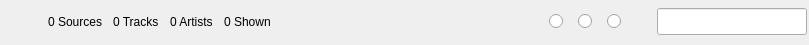
<?xml version="1.0" encoding="UTF-8"?>
<ui version="4.0">
 <class>TopBar</class>
 <widget class="QWidget" name="TopBar">
  <property name="geometry">
   <rect>
    <x>0</x>
    <y>0</y>
    <width>809</width>
    <height>45</height>
   </rect>
  </property>
  <property name="sizePolicy">
   <sizepolicy hsizetype="Expanding" vsizetype="Fixed">
    <horstretch>0</horstretch>
    <verstretch>0</verstretch>
   </sizepolicy>
  </property>
  <property name="minimumSize">
   <size>
    <width>0</width>
    <height>27</height>
   </size>
  </property>
  <property name="windowTitle">
   <string>Form</string>
  </property>
  <layout class="QHBoxLayout" name="horizontalLayout">
   <property name="leftMargin">
    <number>6</number>
   </property>
   <property name="topMargin">
    <number>2</number>
   </property>
   <property name="rightMargin">
    <number>2</number>
   </property>
   <property name="bottomMargin">
    <number>4</number>
   </property>
   <item>
    <widget class="QWidget" name="widgetMen" native="true">
     <property name="sizePolicy">
      <sizepolicy hsizetype="Fixed" vsizetype="Expanding">
       <horstretch>0</horstretch>
       <verstretch>0</verstretch>
      </sizepolicy>
     </property>
     <property name="minimumSize">
      <size>
       <width>36</width>
       <height>22</height>
      </size>
     </property>
     <property name="styleSheet">
      <string notr="true">margin-top:3px;</string>
     </property>
    </widget>
   </item>
   <item>
    <widget class="QLabel" name="statsLabelNumSources">
     <property name="styleSheet">
      <string notr="true"/>
     </property>
     <property name="text">
      <string>0 Sources</string>
     </property>
    </widget>
   </item>
   <item>
    <spacer name="horizontalSpacer_3">
     <property name="orientation">
      <enum>Qt::Horizontal</enum>
     </property>
     <property name="sizeType">
      <enum>QSizePolicy::Fixed</enum>
     </property>
     <property name="sizeHint" stdset="0">
      <size>
       <width>5</width>
       <height>20</height>
      </size>
     </property>
    </spacer>
   </item>
   <item>
    <widget class="AnimatedCounterLabel" name="statsLabelNumTracks">
     <property name="text">
      <string>0 Tracks</string>
     </property>
    </widget>
   </item>
   <item>
    <spacer name="horizontalSpacer_4">
     <property name="orientation">
      <enum>Qt::Horizontal</enum>
     </property>
     <property name="sizeType">
      <enum>QSizePolicy::Fixed</enum>
     </property>
     <property name="sizeHint" stdset="0">
      <size>
       <width>5</width>
       <height>20</height>
      </size>
     </property>
    </spacer>
   </item>
   <item>
    <widget class="AnimatedCounterLabel" name="statsLabelNumArtists">
     <property name="text">
      <string>0 Artists</string>
     </property>
    </widget>
   </item>
   <item>
    <spacer name="horizontalSpacer_5">
     <property name="orientation">
      <enum>Qt::Horizontal</enum>
     </property>
     <property name="sizeType">
      <enum>QSizePolicy::Fixed</enum>
     </property>
     <property name="sizeHint" stdset="0">
      <size>
       <width>5</width>
       <height>20</height>
      </size>
     </property>
    </spacer>
   </item>
   <item>
    <widget class="QLabel" name="statsLabelNumShown">
     <property name="text">
      <string>0 Shown</string>
     </property>
    </widget>
   </item>
   <item>
    <spacer name="horizontalSpacer">
     <property name="orientation">
      <enum>Qt::Horizontal</enum>
     </property>
     <property name="sizeType">
      <enum>QSizePolicy::MinimumExpanding</enum>
     </property>
     <property name="sizeHint" stdset="0">
      <size>
       <width>149</width>
       <height>20</height>
      </size>
     </property>
    </spacer>
   </item>
   <item>
    <widget class="QWidget" name="widgetRadio" native="true">
     <property name="sizePolicy">
      <sizepolicy hsizetype="Fixed" vsizetype="Fixed">
       <horstretch>0</horstretch>
       <verstretch>0</verstretch>
      </sizepolicy>
     </property>
     <property name="minimumSize">
      <size>
       <width>87</width>
       <height>30</height>
      </size>
     </property>
     <property name="maximumSize">
      <size>
       <width>87</width>
       <height>30</height>
      </size>
     </property>
     <widget class="QRadioButton" name="radioNormal">
      <property name="geometry">
       <rect>
        <x>0</x>
        <y>0</y>
        <width>29</width>
        <height>30</height>
       </rect>
      </property>
      <property name="sizePolicy">
       <sizepolicy hsizetype="Fixed" vsizetype="Fixed">
        <horstretch>0</horstretch>
        <verstretch>0</verstretch>
       </sizepolicy>
      </property>
      <property name="minimumSize">
       <size>
        <width>29</width>
        <height>30</height>
       </size>
      </property>
      <property name="maximumSize">
       <size>
        <width>29</width>
        <height>30</height>
       </size>
      </property>
      <property name="text">
       <string/>
      </property>
     </widget>
     <widget class="QRadioButton" name="radioCloud">
      <property name="geometry">
       <rect>
        <x>58</x>
        <y>0</y>
        <width>29</width>
        <height>30</height>
       </rect>
      </property>
      <property name="sizePolicy">
       <sizepolicy hsizetype="Fixed" vsizetype="Fixed">
        <horstretch>0</horstretch>
        <verstretch>0</verstretch>
       </sizepolicy>
      </property>
      <property name="minimumSize">
       <size>
        <width>29</width>
        <height>30</height>
       </size>
      </property>
      <property name="maximumSize">
       <size>
        <width>29</width>
        <height>30</height>
       </size>
      </property>
      <property name="text">
       <string/>
      </property>
     </widget>
     <widget class="QRadioButton" name="radioDetailed">
      <property name="geometry">
       <rect>
        <x>29</x>
        <y>0</y>
        <width>29</width>
        <height>30</height>
       </rect>
      </property>
      <property name="sizePolicy">
       <sizepolicy hsizetype="Fixed" vsizetype="Fixed">
        <horstretch>0</horstretch>
        <verstretch>0</verstretch>
       </sizepolicy>
      </property>
      <property name="minimumSize">
       <size>
        <width>29</width>
        <height>30</height>
       </size>
      </property>
      <property name="maximumSize">
       <size>
        <width>29</width>
        <height>30</height>
       </size>
      </property>
      <property name="text">
       <string/>
      </property>
     </widget>
    </widget>
   </item>
   <item>
    <spacer name="horizontalSpacer_2">
     <property name="orientation">
      <enum>Qt::Horizontal</enum>
     </property>
     <property name="sizeType">
      <enum>QSizePolicy::Fixed</enum>
     </property>
     <property name="sizeHint" stdset="0">
      <size>
       <width>15</width>
       <height>20</height>
      </size>
     </property>
    </spacer>
   </item>
   <item>
    <widget class="SearchLineEdit" name="filterEdit">
     <property name="sizePolicy">
      <sizepolicy hsizetype="Fixed" vsizetype="Fixed">
       <horstretch>0</horstretch>
       <verstretch>0</verstretch>
      </sizepolicy>
     </property>
     <property name="minimumSize">
      <size>
       <width>150</width>
       <height>27</height>
      </size>
     </property>
     <property name="maximumSize">
      <size>
       <width>150</width>
       <height>27</height>
      </size>
     </property>
    </widget>
   </item>
  </layout>
 </widget>
 <customwidgets>
  <customwidget>
   <class>AnimatedCounterLabel</class>
   <extends>QLabel</extends>
   <header>animatedcounterlabel.h</header>
  </customwidget>
  <customwidget>
   <class>SearchLineEdit</class>
   <extends>QLineEdit</extends>
   <header>topbar/searchlineedit.h</header>
  </customwidget>
 </customwidgets>
 <resources/>
 <connections/>
</ui>
